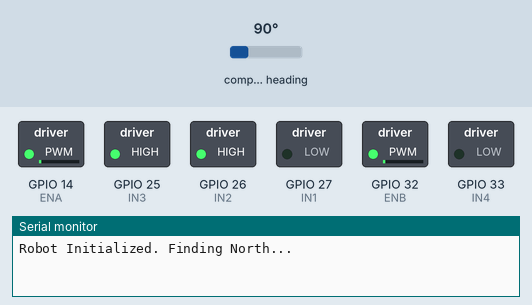
This sketch was run on a simulated ESP32. Shown: switched loads named in the sketch (green lamp = pin HIGH), the last lines printed to the serial monitor. The inputs (shaded band) are chosen by the test bench; at power-on: compass heading 90°.

Above: at 1.2 s.
1.3 s: compass heading set to 7°
2.8 s: compass heading set to 4°
At 3.1 s:
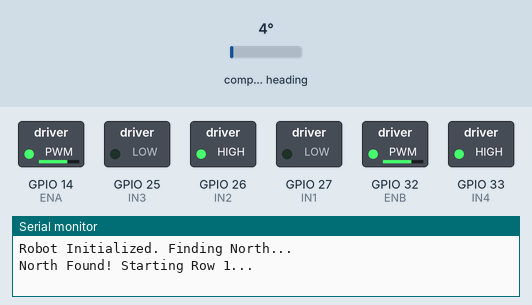
4.3 s: compass heading set to 90°
At 5.4 s:
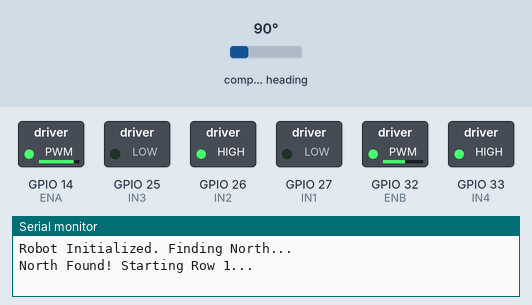
5.8 s: compass heading set to 102°
At 8.2 s:
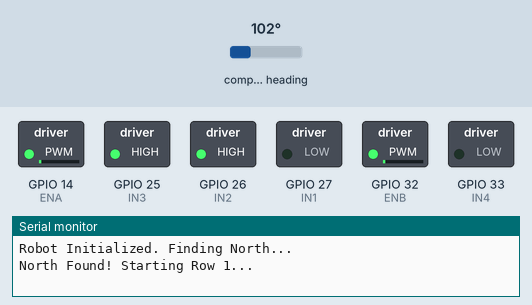
Timing chart, 0 to 9.7 s (numbered marks = the images above; inputs shaded):
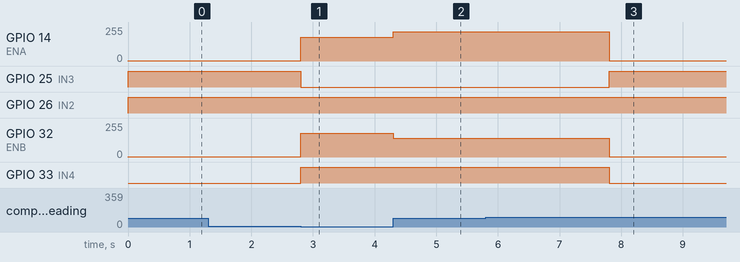

The sketch:

s_shape_movement.ino
```cpp
#include <Wire.h>
#include <QMC5883LCompass.h>

QMC5883LCompass compass;

// --- Motor Pins ---
#define ENA 14  
#define IN1 27
#define IN2 26
#define ENB 32
#define IN3 25
#define IN4 33

// --- Navigation States ---
// Added FIND_NORTH as the first step
enum DriveState { FIND_NORTH, FORWARD_ROW, TURN_90_DEG, SHIFT_LANE, RETURN_TURN };
DriveState currentState = FIND_NORTH;

int baseSpeed = 180;
int targetHeading = 0; // 0 is North
unsigned long timer = 0;
bool turnRight = true; 

void setup() {
  Serial.begin(115200);
  Wire.begin(22, 23);
  compass.init();
  
  pinMode(ENA, OUTPUT); pinMode(IN1, OUTPUT); pinMode(IN2, OUTPUT);
  pinMode(ENB, OUTPUT); pinMode(IN3, OUTPUT); pinMode(IN4, OUTPUT);

  Serial.println("Robot Initialized. Finding North...");
  timer = millis();
}

void loop() {
  compass.read();
  int currentHeading = compass.getAzimuth();

  switch (currentState) {
    
    case FIND_NORTH:
      // 1. SPIN UNTIL FACING NORTH (0 Degrees)
      if (getAngleDiff(0, currentHeading) > 5) {
        spinRight(); // Keep spinning until North is found
      } else {
        stopCar();
        Serial.println("North Found! Starting Row 1...");
        targetHeading = 0; // Set target to North
        currentState = FORWARD_ROW;
        timer = millis();
      }
      break;

    case FORWARD_ROW:
      // 2. DRIVE NORTH (or South on return)
      autoSteer(targetHeading, currentHeading);
      if (millis() - timer > 5000) {
        stopCar();
        // Calculate 90 degree turn from current target
        if(turnRight) targetHeading = (targetHeading + 90) % 360;
        else targetHeading = (targetHeading - 90 + 360) % 360;
        currentState = TURN_90_DEG;
        timer = millis();
      }
      break;

    case TURN_90_DEG:
      // 3. TURN EAST OR WEST
      if (getAngleDiff(targetHeading, currentHeading) > 5) {
        if(turnRight) spinRight(); else spinLeft();
      } else {
        stopCar();
        currentState = SHIFT_LANE;
        timer = millis();
      }
      break;

    case SHIFT_LANE:
      // 4. MOVE TO NEXT ROW
      moveForward();
      if (millis() - timer > 2000) {
        stopCar();
        // Flip heading 180 degrees (Facing South for the return)
        targetHeading = (targetHeading + (turnRight ? 90 : -90) + 360) % 360; 
        currentState = RETURN_TURN;
        timer = millis();
      }
      break;

    case RETURN_TURN:
      // 5. TURN TO FACE SOUTH (180)
      if (getAngleDiff(targetHeading, currentHeading) > 5) {
        if(turnRight) spinRight(); else spinLeft();
      } else {
        stopCar();
        turnRight = !turnRight; // Flip turn for next row
        currentState = FORWARD_ROW;
        timer = millis();
      }
      break;
  }
}

// --- Navigation Helpers ---

void autoSteer(int target, int current) {
  int drift = target - current;
  if (drift > 180) drift -= 360;
  if (drift < -180) drift += 360;

  if (drift > 5) moveMotors(baseSpeed - 40, baseSpeed + 40); 
  else if (drift < -5) moveMotors(baseSpeed + 40, baseSpeed - 40); 
  else moveMotors(baseSpeed, baseSpeed);
}

int getAngleDiff(int target, int current) {
  int diff = abs(target - current);
  if (diff > 180) diff = 360 - diff;
  return diff;
}

// --- Motor Controls ---
void moveMotors(int sL, int sR) {
  digitalWrite(IN1, LOW); digitalWrite(IN2, HIGH);
  digitalWrite(IN3, LOW); digitalWrite(IN4, HIGH);
  analogWrite(ENA, sL); analogWrite(ENB, sR);
}

void moveForward() { moveMotors(baseSpeed, baseSpeed); }

void spinRight() {
  digitalWrite(IN1, LOW);  digitalWrite(IN2, HIGH);
  digitalWrite(IN3, HIGH); digitalWrite(IN4, LOW);
  analogWrite(ENA, HIGH); analogWrite(ENB, HIGH);
}

void spinLeft() {
  digitalWrite(IN1, HIGH); digitalWrite(IN2, LOW);
  digitalWrite(IN3, LOW);  digitalWrite(IN4, HIGH);
  analogWrite(ENA, HIGH); analogWrite(ENB, HIGH);
}

void stopCar() { analogWrite(ENA, 0); analogWrite(ENB, 0); }
```

Measured:
- the behaviour switches between 6 and 5° on compass heading (found by bisection; images 0 and 1)
- the behaviour switches between 95 and 96° on compass heading (found by bisection; images 2 and 3)
- after the input at 1.3 s, every drawn part: stays the same
- after the input at 2.8 s, GPIO 14 (ENA), GPIO 32 (ENB): 1/255 → 180/255 at once; GPIO 25 (IN3): HIGH → LOW at once; GPIO 33 (IN4): LOW → HIGH at once
- after the input at 4.3 s, GPIO 14 (ENA): 180/255 → 220/255 at once; GPIO 32 (ENB): 180/255 → 140/255 at once
- after the input at 5.8 s, GPIO 14 (ENA): 220/255 → 1/255 after 2.0 s; GPIO 25 (IN3): LOW → HIGH after 2.0 s; GPIO 32 (ENB): 140/255 → 1/255 after 2.0 s; GPIO 33 (IN4): HIGH → LOW after 2.0 s
